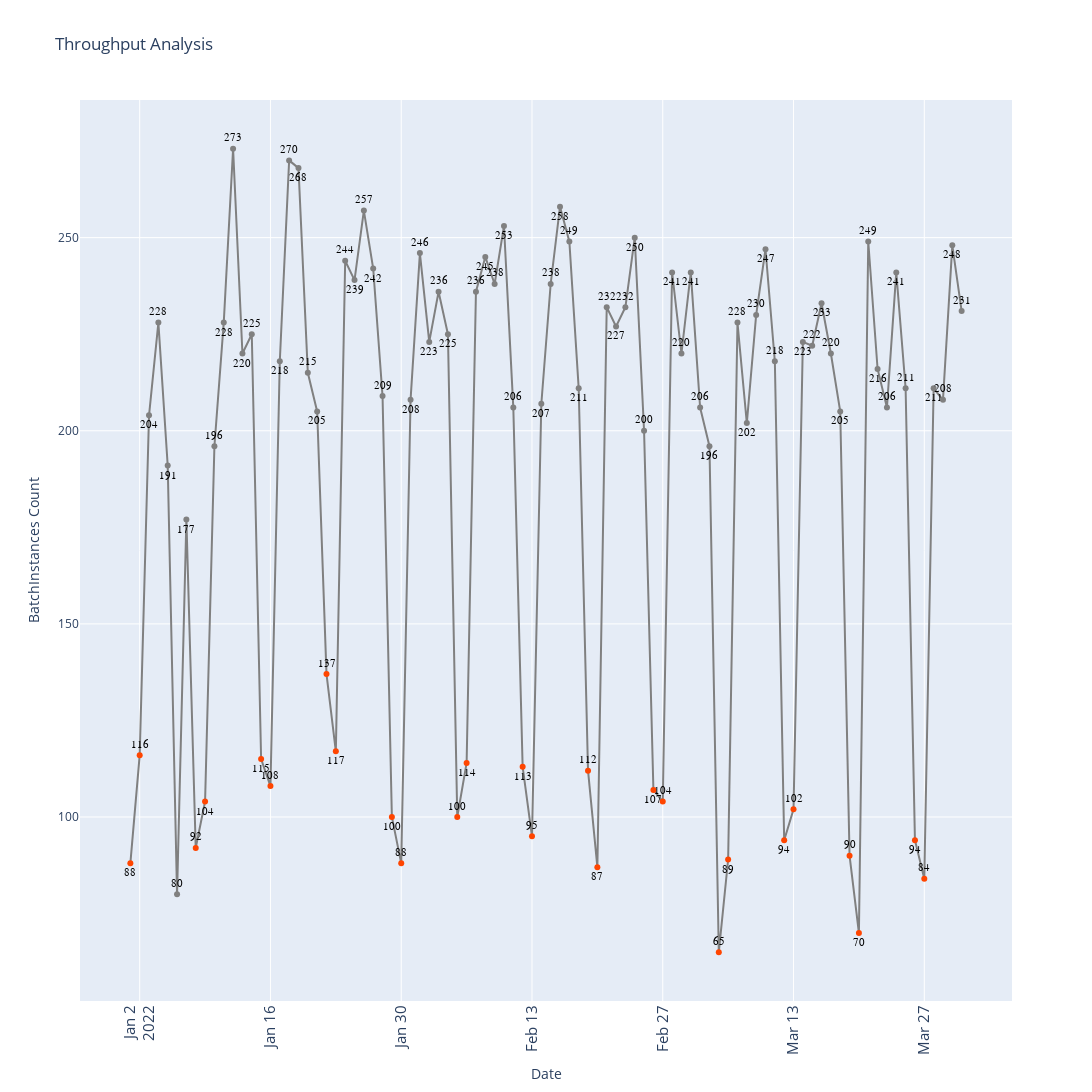

Notebook code cell kept with this figure:
### Markdown cell above
##### Throughput of Batches per Day

### Code cell
cypher_throughput_analysis = """
    MATCH (n:BatchInstance)
    WITH n, date(n.earliest_timestamp) AS day
    RETURN day,
           count(n) AS batch_count
    ORDER BY day
"""


def throughput_analysis(uri, username, password, cypher_throughput_analysis):
    driver = GraphDatabase.driver(uri, auth=(username, password))
    with driver.session() as session:
        result = session.run(cypher_throughput_analysis)
        data = result.data()
        return data
    
results_throughput_analysis = throughput_analysis(uri, username, password, cypher_throughput_analysis)

import matplotlib.pyplot as plt
from datetime import datetime

days = [str(row['day']) for row in results_throughput_analysis]
batch_counts = [row['batch_count'] for row in results_throughput_analysis]

dates = [datetime.strptime(day, '%Y-%m-%d') for day in days]

colors = ['gray' if date.weekday() < 5 else 'orangered' for date in dates]

fig = go.Figure()

fig.add_trace(go.Scatter(
    x=days,
    y=batch_counts,
    mode='lines',
    line=dict(color='gray'),
    showlegend=False
))

for i, day in enumerate(days):
    text_position = 'bottom center' if i % 2 == 0 else 'top center'
    fig.add_trace(go.Scatter(
        x=[day],
        y=[batch_counts[i]],
        mode='markers+text',
        marker=dict(color=colors[i]),
        text=[batch_counts[i]],
        textposition=text_position,
        textfont=dict(size=11, color='black', family='Arial Black'),
        showlegend=False
    ))

fig.update_layout(
    title='Throughput Analysis',
    xaxis_title='Date',
    yaxis_title='BatchInstances Count',
    xaxis_tickangle=-90,
    xaxis_tickfont_size=15,
    width=1600,
    height=1200
)
fig.update_layout(hovermode='x unified')

fig.show()

#pio.write_image(fig, 'BatchInstancesThroughputAnalysis.png', width=1000, height=600, scale=3)

### Figure 1 — Plotly figure (JSON) as saved in the notebook; plotly's stock layout.template omitted (floating-point values rounded to 4 significant figures)
{"data": [{"line": {"color": "gray"}, "mode": "lines", "showlegend": false, "type": "scatter", "x": ["2022-01-01", "2022-01-02", "2022-01-03", "2022-01-04", "2022-01-05", "2022-01-06", "2022-01-07", "2022-01-08", "2022-01-09", "2022-01-10", "2022-01-11", "2022-01-12", "2022-01-13", "2022-01-14", "2022-01-15", "2022-01-16", "2022-01-17", "2022-01-18", "2022-01-19", "2022-01-20", "2022-01-21", "2022-01-22", "2022-01-23", "2022-01-24", "2022-01-25", "2022-01-26", "2022-01-27", "2022-01-28", "2022-01-29", "2022-01-30", "2022-01-31", "2022-02-01", "2022-02-02", "2022-02-03", "2022-02-04", "2022-02-05", "2022-02-06", "2022-02-07", "2022-02-08", "2022-02-09", "2022-02-10", "2022-02-11", "2022-02-12", "2022-02-13", "2022-02-14", "2022-02-15", "2022-02-16", "2022-02-17", "2022-02-18", "2022-02-19", "2022-02-20", "2022-02-21", "2022-02-22", "2022-02-23", "2022-02-24", "2022-02-25", "2022-02-26", "2022-02-27", "2022-02-28", "2022-03-01", "2022-03-02", "2022-03-03", "2022-03-04", "2022-03-05", "2022-03-06", "2022-03-07", "2022-03-08", "2022-03-09", "2022-03-10", "2022-03-11", "2022-03-12", "2022-03-13", "2022-03-14", "2022-03-15", "2022-03-16", "2022-03-17", "2022-03-18", "2022-03-19", "2022-03-20", "2022-03-21", "2022-03-22", "2022-03-23", "2022-03-24", "2022-03-25", "2022-03-26", "2022-03-27", "2022-03-28", "2022-03-29", "2022-03-30", "2022-03-31"], "y": [88, 116, 204, 228, 191, 80, 177, 92, 104, 196, 228, 273, 220, 225, 115, 108, 218, 270, 268, 215, 205, 137, 117, 244, 239, 257, 242, 209, 100, 88, 208, 246, 223, 236, 225, 100, 114, 236, 245, 238, 253, 206, 113, 95, 207, 238, 258, 249, 211, 112, 87, 232, 227, 232, 250, 200, 107, 104, 241, 220, 241, 206, 196, 65, 89, 228, 202, 230, 247, 218, 94, 102, 223, 222, 233, 220, 205, 90, 70, 249, 216, 206, 241, 211, 94, 84, 211, 208, 248, 231]}, {"marker": {"color": "orangered"}, "mode": "markers+text", "showlegend": false, "text": ["88"], "textfont": {"color": "black", "family": "Arial Black", "size": 11}, "textposition": "bottom center", "type": "scatter", "x": ["2022-01-01"], "y": [88]}, {"marker": {"color": "orangered"}, "mode": "markers+text", "showlegend": false, "text": ["116"], "textfont": {"color": "black", "family": "Arial Black", "size": 11}, "textposition": "top center", "type": "scatter", "x": ["2022-01-02"], "y": [116]}, {"marker": {"color": "gray"}, "mode": "markers+text", "showlegend": false, "text": ["204"], "textfont": {"color": "black", "family": "Arial Black", "size": 11}, "textposition": "bottom center", "type": "scatter", "x": ["2022-01-03"], "y": [204]}, {"marker": {"color": "gray"}, "mode": "markers+text", "showlegend": false, "text": ["228"], "textfont": {"color": "black", "family": "Arial Black", "size": 11}, "textposition": "top center", "type": "scatter", "x": ["2022-01-04"], "y": [228]}, {"marker": {"color": "gray"}, "mode": "markers+text", "showlegend": false, "text": ["191"], "textfont": {"color": "black", "family": "Arial Black", "size": 11}, "textposition": "bottom center", "type": "scatter", "x": ["2022-01-05"], "y": [191]}, {"marker": {"color": "gray"}, "mode": "markers+text", "showlegend": false, "text": ["80"], "textfont": {"color": "black", "family": "Arial Black", "size": 11}, "textposition": "top center", "type": "scatter", "x": ["2022-01-06"], "y": [80]}, {"marker": {"color": "gray"}, "mode": "markers+text", "showlegend": false, "text": ["177"], "textfont": {"color": "black", "family": "Arial Black", "size": 11}, "textposition": "bottom center", "type": "scatter", "x": ["2022-01-07"], "y": [177]}, {"marker": {"color": "orangered"}, "mode": "markers+text", "showlegend": false, "text": ["92"], "textfont": {"color": "black", "family": "Arial Black", "size": 11}, "textposition": "top center", "type": "scatter", "x": ["2022-01-08"], "y": [92]}, {"marker": {"color": "orangered"}, "mode": "markers+text", "showlegend": false, "text": ["104"], "textfont": {"color": "black", "family": "Arial Black", "size": 11}, "textposition": "bottom center", "type": "scatter", "x": ["2022-01-09"], "y": [104]}, {"marker": {"color": "gray"}, "mode": "markers+text", "showlegend": false, "text": ["196"], "textfont": {"color": "black", "family": "Arial Black", "size": 11}, "textposition": "top center", "type": "scatter", "x": ["2022-01-10"], "y": [196]}, {"marker": {"color": "gray"}, "mode": "markers+text", "showlegend": false, "text": ["228"], "textfont": {"color": "black", "family": "Arial Black", "size": 11}, "textposition": "bottom center", "type": "scatter", "x": ["2022-01-11"], "y": [228]}, {"marker": {"color": "gray"}, "mode": "markers+text", "showlegend": false, "text": ["273"], "textfont": {"color": "black", "family": "Arial Black", "size": 11}, "textposition": "top center", "type": "scatter", "x": ["2022-01-12"], "y": [273]}, {"marker": {"color": "gray"}, "mode": "markers+text", "showlegend": false, "text": ["220"], "textfont": {"color": "black", "family": "Arial Black", "size": 11}, "textposition": "bottom center", "type": "scatter", "x": ["2022-01-13"], "y": [220]}, {"marker": {"color": "gray"}, "mode": "markers+text", "showlegend": false, "text": ["225"], "textfont": {"color": "black", "family": "Arial Black", "size": 11}, "textposition": "top center", "type": "scatter", "x": ["2022-01-14"], "y": [225]}, {"marker": {"color": "orangered"}, "mode": "markers+text", "showlegend": false, "text": ["115"], "textfont": {"color": "black", "family": "Arial Black", "size": 11}, "textposition": "bottom center", "type": "scatter", "x": ["2022-01-15"], "y": [115]}, {"marker": {"color": "orangered"}, "mode": "markers+text", "showlegend": false, "text": ["108"], "textfont": {"color": "black", "family": "Arial Black", "size": 11}, "textposition": "top center", "type": "scatter", "x": ["2022-01-16"], "y": [108]}, {"marker": {"color": "gray"}, "mode": "markers+text", "showlegend": false, "text": ["218"], "textfont": {"color": "black", "family": "Arial Black", "size": 11}, "textposition": "bottom center", "type": "scatter", "x": ["2022-01-17"], "y": [218]}, {"marker": {"color": "gray"}, "mode": "markers+text", "showlegend": false, "text": ["270"], "textfont": {"color": "black", "family": "Arial Black", "size": 11}, "textposition": "top center", "type": "scatter", "x": ["2022-01-18"], "y": [270]}, {"marker": {"color": "gray"}, "mode": "markers+text", "showlegend": false, "text": ["268"], "textfont": {"color": "black", "family": "Arial Black", "size": 11}, "textposition": "bottom center", "type": "scatter", "x": ["2022-01-19"], "y": [268]}, {"marker": {"color": "gray"}, "mode": "markers+text", "showlegend": false, "text": ["215"], "textfont": {"color": "black", "family": "Arial Black", "size": 11}, "textposition": "top center", "type": "scatter", "x": ["2022-01-20"], "y": [215]}, {"marker": {"color": "gray"}, "mode": "markers+text", "showlegend": false, "text": ["205"], "textfont": {"color": "black", "family": "Arial Black", "size": 11}, "textposition": "bottom center", "type": "scatter", "x": ["2022-01-21"], "y": [205]}, {"marker": {"color": "orangered"}, "mode": "markers+text", "showlegend": false, "text": ["137"], "textfont": {"color": "black", "family": "Arial Black", "size": 11}, "textposition": "top center", "type": "scatter", "x": ["2022-01-22"], "y": [137]}, {"marker": {"color": "orangered"}, "mode": "markers+text", "showlegend": false, "text": ["117"], "textfont": {"color": "black", "family": "Arial Black", "size": 11}, "textposition": "bottom center", "type": "scatter", "x": ["2022-01-23"], "y": [117]}, {"marker": {"color": "gray"}, "mode": "markers+text", "showlegend": false, "text": ["244"], "textfont": {"color": "black", "family": "Arial Black", "size": 11}, "textposition": "top center", "type": "scatter", "x": ["2022-01-24"], "y": [244]}, {"marker": {"color": "gray"}, "mode": "markers+text", "showlegend": false, "text": ["239"], "textfont": {"color": "black", "family": "Arial Black", "size": 11}, "textposition": "bottom center", "type": "scatter", "x": ["2022-01-25"], "y": [239]}, {"marker": {"color": "gray"}, "mode": "markers+text", "showlegend": false, "text": ["257"], "textfont": {"color": "black", "family": "Arial Black", "size": 11}, "textposition": "top center", "type": "scatter", "x": ["2022-01-26"], "y": [257]}, {"marker": {"color": "gray"}, "mode": "markers+text", "showlegend": false, "text": ["242"], "textfont": {"color": "black", "family": "Arial Black", "size": 11}, "textposition": "bottom center", "type": "scatter", "x": ["2022-01-27"], "y": [242]}, {"marker": {"color": "gray"}, "mode": "markers+text", "showlegend": false, "text": ["209"], "textfont": {"color": "black", "family": "Arial Black", "size": 11}, "textposition": "top center", "type": "scatter", "x": ["2022-01-28"], "y": [209]}, {"marker": {"color": "orangered"}, "mode": "markers+text", "showlegend": false, "text": ["100"], "textfont": {"color": "black", "family": "Arial Black", "size": 11}, "textposition": "bottom center", "type": "scatter", "x": ["2022-01-29"], "y": [100]}, {"marker": {"color": "orangered"}, "mode": "markers+text", "showlegend": false, "text": ["88"], "textfont": {"color": "black", "family": "Arial Black", "size": 11}, "textposition": "top center", "type": "scatter", "x": ["2022-01-30"], "y": [88]}, {"marker": {"color": "gray"}, "mode": "markers+text", "showlegend": false, "text": ["208"], "textfont": {"color": "black", "family": "Arial Black", "size": 11}, "textposition": "bottom center", "type": "scatter", "x": ["2022-01-31"], "y": [208]}, {"marker": {"color": "gray"}, "mode": "markers+text", "showlegend": false, "text": ["246"], "textfont": {"color": "black", "family": "Arial Black", "size": 11}, "textposition": "top center", "type": "scatter", "x": ["2022-02-01"], "y": [246]}, {"marker": {"color": "gray"}, "mode": "markers+text", "showlegend": false, "text": ["223"], "textfont": {"color": "black", "family": "Arial Black", "size": 11}, "textposition": "bottom center", "type": "scatter", "x": ["2022-02-02"], "y": [223]}, {"marker": {"color": "gray"}, "mode": "markers+text", "showlegend": false, "text": ["236"], "textfont": {"color": "black", "family": "Arial Black", "size": 11}, "textposition": "top center", "type": "scatter", "x": ["2022-02-03"], "y": [236]}, {"marker": {"color": "gray"}, "mode": "markers+text", "showlegend": false, "text": ["225"], "textfont": {"color": "black", "family": "Arial Black", "size": 11}, "textposition": "bottom center", "type": "scatter", "x": ["2022-02-04"], "y": [225]}, {"marker": {"color": "orangered"}, "mode": "markers+text", "showlegend": false, "text": ["100"], "textfont": {"color": "black", "family": "Arial Black", "size": 11}, "textposition": "top center", "type": "scatter", "x": ["2022-02-05"], "y": [100]}, {"marker": {"color": "orangered"}, "mode": "markers+text", "showlegend": false, "text": ["114"], "textfont": {"color": "black", "family": "Arial Black", "size": 11}, "textposition": "bottom center", "type": "scatter", "x": ["2022-02-06"], "y": [114]}, {"marker": {"color": "gray"}, "mode": "markers+text", "showlegend": false, "text": ["236"], "textfont": {"color": "black", "family": "Arial Black", "size": 11}, "textposition": "top center", "type": "scatter", "x": ["2022-02-07"], "y": [236]}, {"marker": {"color": "gray"}, "mode": "markers+text", "showlegend": false, "text": ["245"], "textfont": {"color": "black", "family": "Arial Black", "size": 11}, "textposition": "bottom center", "type": "scatter", "x": ["2022-02-08"], "y": [245]}, {"marker": {"color": "gray"}, "mode": "markers+text", "showlegend": false, "text": ["238"], "textfont": {"color": "black", "family": "Arial Black", "size": 11}, "textposition": "top center", "type": "scatter", "x": ["2022-02-09"], "y": [238]}, {"marker": {"color": "gray"}, "mode": "markers+text", "showlegend": false, "text": ["253"], "textfont": {"color": "black", "family": "Arial Black", "size": 11}, "textposition": "bottom center", "type": "scatter", "x": ["2022-02-10"], "y": [253]}, {"marker": {"color": "gray"}, "mode": "markers+text", "showlegend": false, "text": ["206"], "textfont": {"color": "black", "family": "Arial Black", "size": 11}, "textposition": "top center", "type": "scatter", "x": ["2022-02-11"], "y": [206]}, {"marker": {"color": "orangered"}, "mode": "markers+text", "showlegend": false, "text": ["113"], "textfont": {"color": "black", "family": "Arial Black", "size": 11}, "textposition": "bottom center", "type": "scatter", "x": ["2022-02-12"], "y": [113]}, {"marker": {"color": "orangered"}, "mode": "markers+text", "showlegend": false, "text": ["95"], "textfont": {"color": "black", "family": "Arial Black", "size": 11}, "textposition": "top center", "type": "scatter", "x": ["2022-02-13"], "y": [95]}, {"marker": {"color": "gray"}, "mode": "markers+text", "showlegend": false, "text": ["207"], "textfont": {"color": "black", "family": "Arial Black", "size": 11}, "textposition": "bottom center", "type": "scatter", "x": ["2022-02-14"], "y": [207]}, {"marker": {"color": "gray"}, "mode": "markers+text", "showlegend": false, "text": ["238"], "textfont": {"color": "black", "family": "Arial Black", "size": 11}, "textposition": "top center", "type": "scatter", "x": ["2022-02-15"], "y": [238]}, {"marker": {"color": "gray"}, "mode": "markers+text", "showlegend": false, "text": ["258"], "textfont": {"color": "black", "family": "Arial Black", "size": 11}, "textposition": "bottom center", "type": "scatter", "x": ["2022-02-16"], "y": [258]}, {"marker": {"color": "gray"}, "mode": "markers+text", "showlegend": false, "text": ["249"], "textfont": {"color": "black", "family": "Arial Black", "size": 11}, "textposition": "top center", "type": "scatter", "x": ["2022-02-17"], "y": [249]}, {"marker": {"color": "gray"}, "mode": "markers+text", "showlegend": false, "text": ["211"], "textfont": {"color": "black", "family": "Arial Black", "size": 11}, "textposition": "bottom center", "type": "scatter", "x": ["2022-02-18"], "y": [211]}, {"marker": {"color": "orangered"}, "mode": "markers+text", "showlegend": false, "text": ["112"], "textfont": {"color": "black", "family": "Arial Black", "size": 11}, "textposition": "top center", "type": "scatter", "x": ["2022-02-19"], "y": [112]}, {"marker": {"color": "orangered"}, "mode": "markers+text", "showlegend": false, "text": ["87"], "textfont": {"color": "black", "family": "Arial Black", "size": 11}, "textposition": "bottom center", "type": "scatter", "x": ["2022-02-20"], "y": [87]}, {"marker": {"color": "gray"}, "mode": "markers+text", "showlegend": false, "text": ["232"], "textfont": {"color": "black", "family": "Arial Black", "size": 11}, "textposition": "top center", "type": "scatter", "x": ["2022-02-21"], "y": [232]}, {"marker": {"color": "gray"}, "mode": "markers+text", "showlegend": false, "text": ["227"], "textfont": {"color": "black", "family": "Arial Black", "size": 11}, "textposition": "bottom center", "type": "scatter", "x": ["2022-02-22"], "y": [227]}, {"marker": {"color": "gray"}, "mode": "markers+text", "showlegend": false, "text": ["232"], "textfont": {"color": "black", "family": "Arial Black", "size": 11}, "textposition": "top center", "type": "scatter", "x": ["2022-02-23"], "y": [232]}, {"marker": {"color": "gray"}, "mode": "markers+text", "showlegend": false, "text": ["250"], "textfont": {"color": "black", "family": "Arial Black", "size": 11}, "textposition": "bottom center", "type": "scatter", "x": ["2022-02-24"], "y": [250]}, {"marker": {"color": "gray"}, "mode": "markers+text", "showlegend": false, "text": ["200"], "textfont": {"color": "black", "family": "Arial Black", "size": 11}, "textposition": "top center", "type": "scatter", "x": ["2022-02-25"], "y": [200]}, {"marker": {"color": "orangered"}, "mode": "markers+text", "showlegend": false, "text": ["107"], "textfont": {"color": "black", "family": "Arial Black", "size": 11}, "textposition": "bottom center", "type": "scatter", "x": ["2022-02-26"], "y": [107]}, {"marker": {"color": "orangered"}, "mode": "markers+text", "showlegend": false, "text": ["104"], "textfont": {"color": "black", "family": "Arial Black", "size": 11}, "textposition": "top center", "type": "scatter", "x": ["2022-02-27"], "y": [104]}, {"marker": {"color": "gray"}, "mode": "markers+text", "showlegend": false, "text": ["241"], "textfont": {"color": "black", "family": "Arial Black", "size": 11}, "textposition": "bottom center", "type": "scatter", "x": ["2022-02-28"], "y": [241]}, {"marker": {"color": "gray"}, "mode": "markers+text", "showlegend": false, "text": ["220"], "textfont": {"color": "black", "family": "Arial Black", "size": 11}, "textposition": "top center", "type": "scatter", "x": ["2022-03-01"], "y": [220]}, {"marker": {"color": "gray"}, "mode": "markers+text", "showlegend": false, "text": ["241"], "textfont": {"color": "black", "family": "Arial Black", "size": 11}, "textposition": "bottom center", "type": "scatter", "x": ["2022-03-02"], "y": [241]}, {"marker": {"color": "gray"}, "mode": "markers+text", "showlegend": false, "text": ["206"], "textfont": {"color": "black", "family": "Arial Black", "size": 11}, "textposition": "top center", "type": "scatter", "x": ["2022-03-03"], "y": [206]}, {"marker": {"color": "gray"}, "mode": "markers+text", "showlegend": false, "text": ["196"], "textfont": {"color": "black", "family": "Arial Black", "size": 11}, "textposition": "bottom center", "type": "scatter", "x": ["2022-03-04"], "y": [196]}, {"marker": {"color": "orangered"}, "mode": "markers+text", "showlegend": false, "text": ["65"], "textfont": {"color": "black", "family": "Arial Black", "size": 11}, "textposition": "top center", "type": "scatter", "x": ["2022-03-05"], "y": [65]}, {"marker": {"color": "orangered"}, "mode": "markers+text", "showlegend": false, "text": ["89"], "textfont": {"color": "black", "family": "Arial Black", "size": 11}, "textposition": "bottom center", "type": "scatter", "x": ["2022-03-06"], "y": [89]}, {"marker": {"color": "gray"}, "mode": "markers+text", "showlegend": false, "text": ["228"], "textfont": {"color": "black", "family": "Arial Black", "size": 11}, "textposition": "top center", "type": "scatter", "x": ["2022-03-07"], "y": [228]}, {"marker": {"color": "gray"}, "mode": "markers+text", "showlegend": false, "text": ["202"], "textfont": {"color": "black", "family": "Arial Black", "size": 11}, "textposition": "bottom center", "type": "scatter", "x": ["2022-03-08"], "y": [202]}, {"marker": {"color": "gray"}, "mode": "markers+text", "showlegend": false, "text": ["230"], "textfont": {"color": "black", "family": "Arial Black", "size": 11}, "textposition": "top center", "type": "scatter", "x": ["2022-03-09"], "y": [230]}, {"marker": {"color": "gray"}, "mode": "markers+text", "showlegend": false, "text": ["247"], "textfont": {"color": "black", "family": "Arial Black", "size": 11}, "textposition": "bottom center", "type": "scatter", "x": ["2022-03-10"], "y": [247]}, {"marker": {"color": "gray"}, "mode": "markers+text", "showlegend": false, "text": ["218"], "textfont": {"color": "black", "family": "Arial Black", "size": 11}, "textposition": "top center", "type": "scatter", "x": ["2022-03-11"], "y": [218]}, {"marker": {"color": "orangered"}, "mode": "markers+text", "showlegend": false, "text": ["94"], "textfont": {"color": "black", "family": "Arial Black", "size": 11}, "textposition": "bottom center", "type": "scatter", "x": ["2022-03-12"], "y": [94]}, {"marker": {"color": "orangered"}, "mode": "markers+text", "showlegend": false, "text": ["102"], "textfont": {"color": "black", "family": "Arial Black", "size": 11}, "textposition": "top center", "type": "scatter", "x": ["2022-03-13"], "y": [102]}, {"marker": {"color": "gray"}, "mode": "markers+text", "showlegend": false, "text": ["223"], "textfont": {"color": "black", "family": "Arial Black", "size": 11}, "textposition": "bottom center", "type": "scatter", "x": ["2022-03-14"], "y": [223]}, {"marker": {"color": "gray"}, "mode": "markers+text", "showlegend": false, "text": ["222"], "textfont": {"color": "black", "family": "Arial Black", "size": 11}, "textposition": "top center", "type": "scatter", "x": ["2022-03-15"], "y": [222]}, {"marker": {"color": "gray"}, "mode": "markers+text", "showlegend": false, "text": ["233"], "textfont": {"color": "black", "family": "Arial Black", "size": 11}, "textposition": "bottom center", "type": "scatter", "x": ["2022-03-16"], "y": [233]}, {"marker": {"color": "gray"}, "mode": "markers+text", "showlegend": false, "text": ["220"], "textfont": {"color": "black", "family": "Arial Black", "size": 11}, "textposition": "top center", "type": "scatter", "x": ["2022-03-17"], "y": [220]}, {"marker": {"color": "gray"}, "mode": "markers+text", "showlegend": false, "text": ["205"], "textfont": {"color": "black", "family": "Arial Black", "size": 11}, "textposition": "bottom center", "type": "scatter", "x": ["2022-03-18"], "y": [205]}, {"marker": {"color": "orangered"}, "mode": "markers+text", "showlegend": false, "text": ["90"], "textfont": {"color": "black", "family": "Arial Black", "size": 11}, "textposition": "top center", "type": "scatter", "x": ["2022-03-19"], "y": [90]}, {"marker": {"color": "orangered"}, "mode": "markers+text", "showlegend": false, "text": ["70"], "textfont": {"color": "black", "family": "Arial Black", "size": 11}, "textposition": "bottom center", "type": "scatter", "x": ["2022-03-20"], "y": [70]}, {"marker": {"color": "gray"}, "mode": "markers+text", "showlegend": false, "text": ["249"], "textfont": {"color": "black", "family": "Arial Black", "size": 11}, "textposition": "top center", "type": "scatter", "x": ["2022-03-21"], "y": [249]}, {"marker": {"color": "gray"}, "mode": "markers+text", "showlegend": false, "text": ["216"], "textfont": {"color": "black", "family": "Arial Black", "size": 11}, "textposition": "bottom center", "type": "scatter", "x": ["2022-03-22"], "y": [216]}, {"marker": {"color": "gray"}, "mode": "markers+text", "showlegend": false, "text": ["206"], "textfont": {"color": "black", "family": "Arial Black", "size": 11}, "textposition": "top center", "type": "scatter", "x": ["2022-03-23"], "y": [206]}, {"marker": {"color": "gray"}, "mode": "markers+text", "showlegend": false, "text": ["241"], "textfont": {"color": "black", "family": "Arial Black", "size": 11}, "textposition": "bottom center", "type": "scatter", "x": ["2022-03-24"], "y": [241]}, {"marker": {"color": "gray"}, "mode": "markers+text", "showlegend": false, "text": ["211"], "textfont": {"color": "black", "family": "Arial Black", "size": 11}, "textposition": "top center", "type": "scatter", "x": ["2022-03-25"], "y": [211]}, {"marker": {"color": "orangered"}, "mode": "markers+text", "showlegend": false, "text": ["94"], "textfont": {"color": "black", "family": "Arial Black", "size": 11}, "textposition": "bottom center", "type": "scatter", "x": ["2022-03-26"], "y": [94]}, {"marker": {"color": "orangered"}, "mode": "markers+text", "showlegend": false, "text": ["84"], "textfont": {"color": "black", "family": "Arial Black", "size": 11}, "textposition": "top center", "type": "scatter", "x": ["2022-03-27"], "y": [84]}, {"marker": {"color": "gray"}, "mode": "markers+text", "showlegend": false, "text": ["211"], "textfont": {"color": "black", "family": "Arial Black", "size": 11}, "textposition": "bottom center", "type": "scatter", "x": ["2022-03-28"], "y": [211]}, {"marker": {"color": "gray"}, "mode": "markers+text", "showlegend": false, "text": ["208"], "textfont": {"color": "black", "family": "Arial Black", "size": 11}, "textposition": "top center", "type": "scatter", "x": ["2022-03-29"], "y": [208]}, {"marker": {"color": "gray"}, "mode": "markers+text", "showlegend": false, "text": ["248"], "textfont": {"color": "black", "family": "Arial Black", "size": 11}, "textposition": "bottom center", "type": "scatter", "x": ["2022-03-30"], "y": [248]}, {"marker": {"color": "gray"}, "mode": "markers+text", "showlegend": false, "text": ["231"], "textfont": {"color": "black", "family": "Arial Black", "size": 11}, "textposition": "top center", "type": "scatter", "x": ["2022-03-31"], "y": [231]}], "layout": {"height": 1200, "hovermode": "x unified", "title": {"text": "Throughput Analysis"}, "width": 1600, "xaxis": {"tickangle": -90, "tickfont": {"size": 15}, "title": {"text": "Date"}}, "yaxis": {"title": {"text": "BatchInstances Count"}}}}
